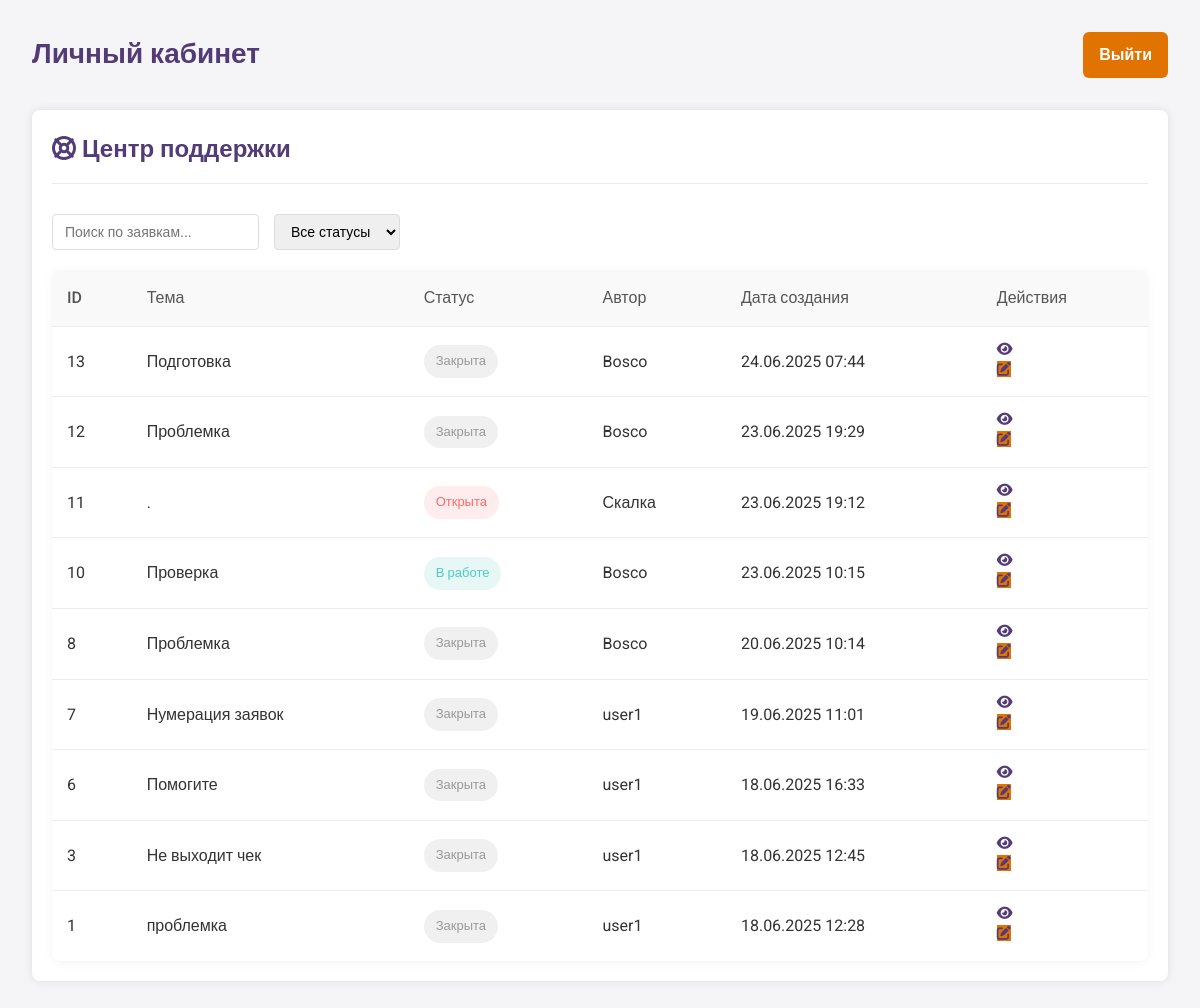
The page /assets/admin/helpline/helpline.php (signed in) on the database its author committed.
### tables this page shows
CREATE TABLE `tickets` (
  `id` int(11) NOT NULL,
  `user_id` int(11) NOT NULL,
  `title` varchar(255) NOT NULL,
  `description` text NOT NULL,
  `status` enum('open','in_progress','closed') DEFAULT 'open',
  `created_at` datetime NOT NULL,
  `updated_at` datetime NOT NULL DEFAULT current_timestamp() ON UPDATE current_timestamp()
);

CREATE TABLE `users` (
  `id` int(11) NOT NULL,
  `username` varchar(50) NOT NULL,
  `password` varchar(255) NOT NULL,
  `email` varchar(100) NOT NULL,
  `role` enum('admin','moderator','user') DEFAULT 'user',
  `created_at` timestamp NULL DEFAULT current_timestamp(),
  `is_banned` tinyint(1) DEFAULT 0,
  `updated_at` timestamp NULL DEFAULT current_timestamp() ON UPDATE current_timestamp()
);

### assets/admin/helpline/helpline.php (the view, shortened to what this page needs)
<?php
require_once '../../../includes/db_connect.php';
$is_moderator = ($_SESSION['user_role'] == 'moderator' || $_SESSION['user_role'] == 'admin');
if ($is_moderator) {
    $query = "SELECT t.*, u.username FROM tickets t JOIN users u ON t.user_id = u.id ORDER BY t.created_at DESC";
} else {
    $user_id = $_SESSION['user_id'];
    $query = "SELECT * FROM tickets WHERE user_id = '$user_id' ORDER BY created_at DESC";
}
$tickets_result = mysqli_query($conn, $query);
?>
<!DOCTYPE html>
<html lang="ru">
<head>
    <link rel="stylesheet" href="https://cdnjs.cloudflare.com/ajax/libs/font-awesome/6.5.0/css/all.min.css">
    <link rel="stylesheet" href="/assets/css/admin.css?v=<?= time() ?>">
</head>
<body>
<?php include '../includes/admin_header.php'; ?>
<div class="helpline-container">
    <div class="helpline-header">
        <h1><i class="fas fa-life-ring"></i> Центр поддержки</h1>
    </div>
    <div class="helpline-content">
        <?php if (!isset($_GET['ticket'])): ?>
            <div class="tickets-list">
                <div class="tickets-filter">
                    <input type="text" id="ticketSearch" placeholder="Поиск по заявкам...">
                    <?php if ($is_moderator): ?>
                        <select id="statusFilter">
                            <option value="">Все статусы</option>
                        </select>
                    <?php endif; ?>
                </div>
                <table class="tickets-table">
                    <thead>
                        <tr>
                            <th>ID</th>
                            <th>Тема</th>
                            <th>Статус</th>
                            <th>Автор</th>
                            <th>Дата создания</th>
                            <th>Действия</th>
                        </tr>
                    </thead>
                    <tbody>
                        <?php while ($ticket = mysqli_fetch_assoc($tickets_result)): ?>
                            <tr data-status="<?= $ticket['status'] ?>">
                                <td><?= $ticket['id'] ?></td>
                                <td><?= htmlspecialchars($ticket['title']) ?></td>
                                <td>
                                    <span class="status-badge status-<?= $ticket['status'] ?>">
                                        <?php
                                            switch($ticket['status']) {
                                                case 'open': echo 'Открыта'; break;
                                                case 'in_progress': echo 'В работе'; break;
                                                case 'closed': echo 'Закрыта'; break;
                                            }
                                        ?>
                                    </span>
                                </td>
                                <td><?= htmlspecialchars($ticket['username'] ?? 'Пользователь') ?></td>
                                <td><?= date('d.m.Y H:i', strtotime($ticket['created_at'])) ?></td>
                                <td>
                                    <a href="helpline.php?ticket=<?= $ticket['id'] ?>" class="btn-view"><i class="fas fa-eye"></i></a>
                                    <?php if ($is_moderator): ?>
                                        <a href="#" class="btn-edit" data-id="<?= $ticket['id'] ?>"><i class="fas fa-edit"></i></a>
                                    <?php endif; ?>
                                </td>
                            </tr>
                        <?php endwhile; ?>
                    </tbody>
                </table>
            </div>
        <?php endif; ?>
    </div>
</div>
</body>
</html>

### assets/css/admin.css (style rules this page uses)
* { box-sizing: border-box; }
body { margin: 0; font-family: 'Roboto', sans-serif; background-color: #f4f4f9; color: #000000; }
.btn-edit { background-color: #e17400; color: white; }
.status-badge { display: inline-block; padding: 4px 10px; border-radius: 12px; font-size: 12px; font-weight: 500; }
.helpline-container { max-width: 1200px; margin: 20px auto; padding: 20px; background-color: #fff; border-radius: 8px; box-shadow: 0 0 10px rgba(0, 0, 0, 0.1); }
.helpline-header { display: flex; justify-content: space-between; align-items: center; margin-bottom: 30px; padding-bottom: 15px; border-bottom: 1px solid #eee; }
.helpline-header h1 { color: #533b77; margin: 0; font-size: 24px; }
.tickets-filter { display: flex; gap: 15px; margin-bottom: 20px; }
.tickets-filter input, .tickets-filter select { padding: 8px 12px; border: 1px solid #ddd; border-radius: 4px; font-size: 14px; }
.tickets-table { width: 100%; border-collapse: collapse; }
.tickets-table th, .tickets-table td { padding: 12px 15px; text-align: left; border-bottom: 1px solid #eee; }
.tickets-table th { background-color: #f5f5f5; font-weight: 500; color: #333; }
.status-badge { padding: 4px 8px; border-radius: 12px; font-size: 12px; font-weight: 500; color: white; }
.status-open { background-color: #ff6b6b; }
.status-in_progress { background-color: #4ecdc4; }
.status-closed { background-color: #a5a5a5; }
.btn-view, .btn-edit { color: #533b77; margin-right: 10px; font-size: 14px; }
body { font-family: 'Roboto', sans-serif; background-color: #f5f5f7; color: #333; line-height: 1.6; }
.tickets-table { width: 100%; border-collapse: collapse; background-color: white; box-shadow: 0 2px 10px rgba(0, 0, 0, 0.05); border-radius: 8px; overflow: hidden; }
.tickets-table th, .tickets-table td { padding: 15px; text-align: left; border-bottom: 1px solid #eee; }
.tickets-table th { background-color: #f9f9f9; font-weight: 500; color: #555; }
.tickets-table tr:last-child td { border-bottom: none; }
.status-badge { padding: 6px 12px; border-radius: 20px; font-size: 13px; font-weight: 500; display: inline-block; }
.status-open { background-color: #ffecec; color: #ff6b6b; }
.status-in_progress { background-color: #e6f7f6; color: #4ecdc4; }
.status-closed { background-color: #f0f0f0; color: #999; }
.btn-view { color: #533b77; text-decoration: none; font-weight: 500; display: flex; align-items: center; gap: 6px; }

### rows shown on the page
tickets: id "13", title "Подготовка", status "Закрыта", user.username "Bosco", created_at "24.06.2025 07:44"
tickets: id "12", title "Проблемка", status "Закрыта", user.username "Bosco", created_at "23.06.2025 19:29"
tickets: id "11", title ".", status "Открыта", user.username "Скалка", created_at "23.06.2025 19:12"
tickets: id "10", title "Проверка", status "В работе", user.username "Bosco", created_at "23.06.2025 10:15"
tickets: id "8", title "Проблемка", status "Закрыта", user.username "Bosco", created_at "20.06.2025 10:14"
tickets: id "7", title "Нумерация заявок", status "Закрыта", user.username "user1", created_at "19.06.2025 11:01"
tickets: id "6", title "Помогите", status "Закрыта", user.username "user1", created_at "18.06.2025 16:33"
tickets: id "3", title "Не выходит чек", status "Закрыта", user.username "user1", created_at "18.06.2025 12:45"
tickets: id "1", title "проблемка", status "Закрыта", user.username "user1", created_at "18.06.2025 12:28"

### other values the page prints
$page_heading "Личный кабинет"
